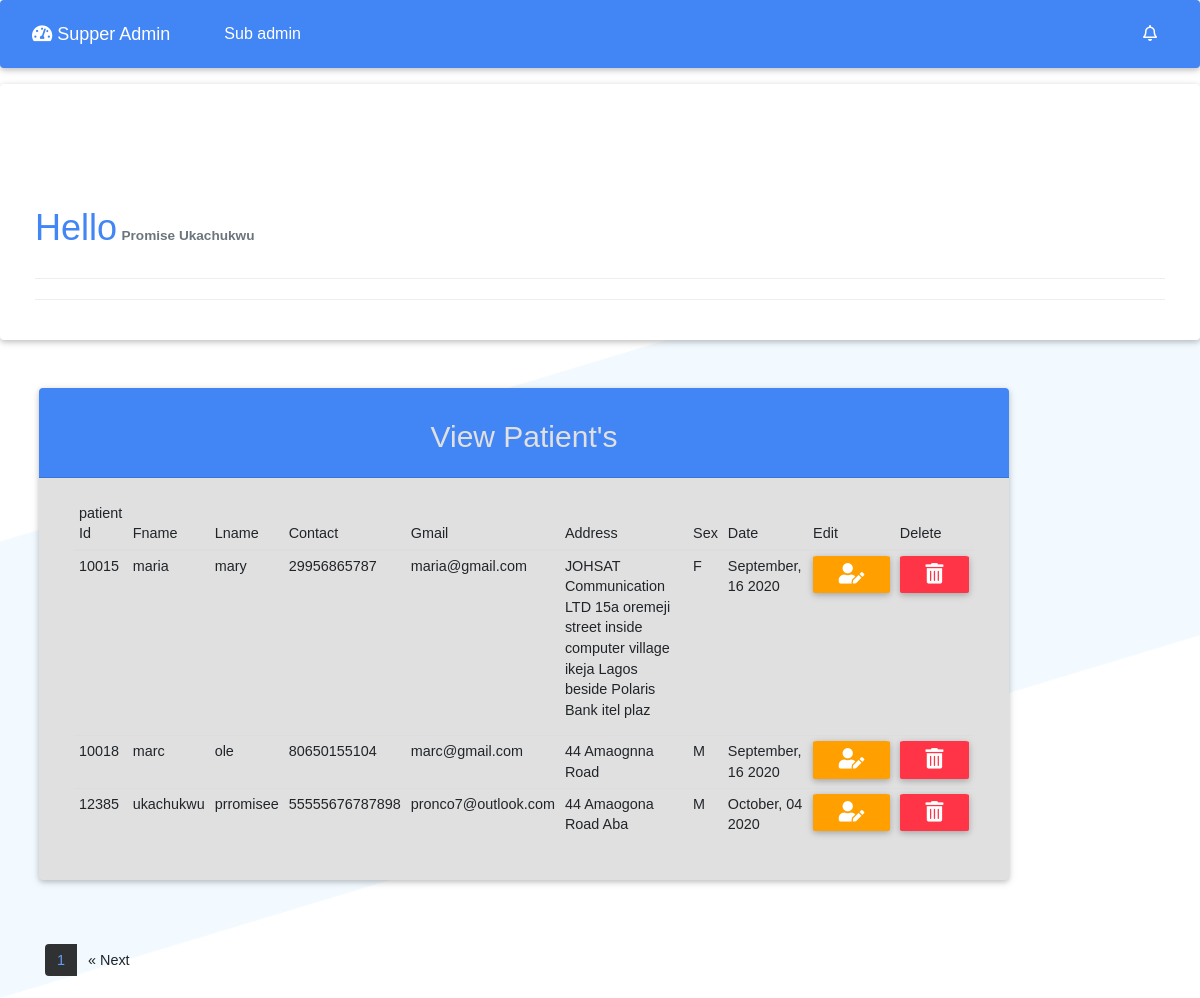
/admin/inc/viewpatient.php?source=view_patient (signed in), run on the app's committed database.
### tables this page shows
CREATE TABLE `users` (
  `user_id` int(11) NOT NULL,
  `patient_id` int(11) NOT NULL,
  `fname` varchar(30) NOT NULL,
  `lname` varchar(30) NOT NULL,
  `contact` varchar(30) NOT NULL,
  `email` varchar(100) NOT NULL,
  `address` varchar(2500) NOT NULL,
  `password` varchar(30) NOT NULL,
  `user_roll` varchar(50) NOT NULL,
  `sex` char(3) DEFAULT NULL,
  `date` text DEFAULT NULL
);

### admin/inc/viewpatient.php (the view, shortened to what this page needs)
<?php include "admin_header.php" ?>
</head>
<body>
    <main>
        <nav class="navbar fixed-top navbar-expand-md navbar-dark bg-primary mb-3">
            <div class="flex-row d-flex">
                <a class="navbar-brand" href="../dashboard.php" title="Admin"> <i class="fa fa-tachometer-alt"></i>
                    Supper
                    Admin</a>
            </div>
            <div class="navbar-collapse collapse" id="collapsingNavbar">
                <ul class="navbar-nav">
                    <li class="nav-item">
                        <a class="nav-link" href="../subdashboard.php">Sub admin</a>
                    </li>
                </ul>
                <ul class="navbar-nav ml-auto float-sm-right">
                    <li class="nav-item">
                        <a class="nav-link" href="#myAlert" data-toggle="collapse"><i class="far fa-bell fa-1x"></i></a>
                    </li>
                </ul>
            </div>
        </nav>
        <div class="row">
            <div class="container-fluid">
                <div class="col-l2-lg">
                    <div class="card">
                        <div class="card-body">
                            <div class="col main pt-5 mt-3">
                                <h1 class="display-4 d-none d-sm-block">
                                    <h1 class="text-primary d-inline-block">Hello</h1>
                                    <small class="text-muted font-weight-bold text-capitalize">
                                        <?php echo $_SESSION['fname']. " ". $_SESSION['lname'] ?></small>
                                </h1>
                                <hr>
                                <hr>
                            </div>
                        </div>
                    </div>
                </div>
                <div class="col-lg-10 mx-4">
                    <div class="card bg-light my-5">
                        <div class="card-header text-center text-light bg-primary">
                            <h2 class="card-title">View Patient's</h2>
                        </div>
                        <div class="card-body form-body">
                            <div class="col-lg-12 text-light">
                                <table class="table table-responsive-lg table-condensed table-hover">
                                    <thead>
                                        <th>patient Id</th>
                                        <th>Fname</th>
                                        <th>Lname</th>
                                        <th>Contact</th>
                                        <th>Gmail</th>
                                        <th>Address</th>
                                        <th>Sex</th>
                                        <th>Date</th>
                                        <th>Edit </th>
                                        <th>Delete </th>
                                    </thead>
                                    <tbody>
                                        <?php
                                    if(isset($_GET['page'])){
                                                          $page = $_GET['page'];
                                                      }else{
                                                          $page = 1;
                                                      }
                                                      $num_per_page = 3;
                                                      $start_from = ($page -1) * 3;
                                                      $query = "SELECT * FROM users LIMIT $start_from,$num_per_page";
                                                      $patient_result = mysqli_query($conn, $query);
                                                      while($row = mysqli_fetch_assoc($patient_result)){
                                                          $patient_id = $row['patient_id'];
                                                          $fname = $row['fname'];
                                                          $lname = $row['lname'];
                                                          $contact = $row['contact'];
                                                          $email = $row['email'];
                                                          $address = $row['address'];
                                                          $sex = $row['sex'];
                                                          $date = $row['date'];
                                                      echo '<tr>';
                                                      echo '<td>'.$patient_id.'</td>';
                                                      echo '<td>'.$fname.'</td>';
                                                      echo '<td>'.$lname.'</td>';
                                                      echo '<td>'.$contact.'</td>';
                                                      echo '<td>'.$email.'</td>';
                                                      echo '<td>'.$address.'</td>';
                                                      echo '<td>'.$sex.'</td>';
                                                      echo '<td>'.$date.'</td>';
                                                      echo  "<td><a  class='btn btn-amber btn-sm edit' style='border-radius: 5%;'  href='update_patient.php?edit={$patient_id}'> <i class='fas fa-user-edit fa-2x'></i></a></td>";
                                                      echo "<td><a class='btn btn-danger btn-sm delete' style='border-radius: 5%;'  href='viewpatient.php?delete={$patient_id}'> <i class='fa fa-trash-alt fa-2x'></i></a></td>";
                                                      echo '</tr>';
                                                      }
                                                      ?>
                                    </tbody>
                                </table>
                            </div>
                        </div>
                    </div>
                </div>
                <?php
                            $statement = "SELECT * FROM users";
                            $total_result = $conn->query($statement);
                            $total_faq = mysqli_num_rows($total_result);
                            $total_faq_page = ceil($total_faq / $num_per_page);
                            ?>
                <div class="col-lg-12">
                    <div class="container">
                        <nav aria-label="...">
                            <ul class="pagination my-3">
                                <?php
for ($i=1; $i < $total_faq_page ; $i++) {
if($i == $page){
echo "<li class='page-item  bg-light'><a class='page-link active_link light text-primary' href='viewpatient.php?page=".$i."'>$i</a></li>";
}else{
echo "<li class='page-item  bg-light'><a class='page-link light text-primary' href='viewpatient.php?page=".$i."'>$i</a></li>";
}
}
if($i > $page){
echo "<li class='page-item'><a class='page-link ' href='viewpatient.php?page=".($page + 1)."'>
<span aria-hidden='true'>&laquo;</span>
Next
</a>
</li>";
}
?>
                            </ul>
                        </nav>
                    </div>
                </div>
            </div>
        </div>
    </main>
    <?php include "admin_footer.php" ?>

### admin/inc/css/nomalise.css (style rules this page uses)
body, html { height:100%; }
.card { overflow:hidden; }
nav .pagination li .active_link { background-color: #000 !important; opacity: 0.8; }

### admin/inc/css/sample.css (style rules this page uses)
:root { --ck-sample-base-spacing: 2em; --ck-sample-color-white: #fff; --ck-sample-color-green: #279863; }
body, html { padding: 0; margin: 0; font-family: sans-serif, Arial, Verdana, "Trebuchet MS", "Apple Color Emoji", "Segoe UI Emoji", "Segoe UI Symbol"; font-size: 16px; line-height: 22px; }
body { height: 100%; color: #2D3A4A; background-image: url(../img/bg.png); background-repeat: no-repeat; background-position: 50% 100%; background-size: 100% auto; }
body * { box-sizing: border-box; }
a { color: #38A5EE; }

### data on the page
users: patient "10015", fname "maria", lname "mary", contact "29956865787", email "maria@gmail.com", address "JOHSAT Communication LTD 15a oremeji street inside computer village ikeja Lagos beside Polaris Bank itel plaz", sex "F", date "September, 16 2020"
users: patient "10018", fname "marc", lname "ole", contact "80650155104", email "marc@gmail.com", address "44 Amaognna Road", sex "M", date "September, 16 2020"
users: patient "12385", fname "ukachukwu", lname "prromisee", contact "55555676787898", email "pronco7@outlook.com", address "44 Amaogona Road Aba", sex "M", date "October, 04 2020"

### other printed values
$_SESSION['fname'] "Promise"
$_SESSION['lname'] "Ukachukwu"
